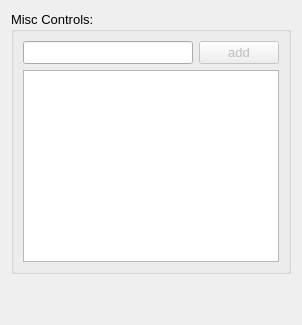
           <widget class="QWidget" name="tab_12">
            <attribute name="title">
             <string>Advance Setting</string>
            </attribute>
            <layout class="QVBoxLayout" name="verticalLayout_32">
             <item>
              <layout class="QVBoxLayout" name="verticalLayout_31">
               <item>
                <widget class="QGroupBox" name="groupBox_15">
                 <property name="font">
                  <font>
                   <pointsize>10</pointsize>
                  </font>
                 </property>
                 <property name="title">
                  <string>Misc Controls:</string>
                 </property>
                 <layout class="QVBoxLayout" name="verticalLayout_29">
                  <item>
                   <layout class="QVBoxLayout" name="verticalLayout_30">
                    <item>
                     <layout class="QGridLayout" name="gridLayout_33">
                      <item row="0" column="0">
                       <widget class="QLineEdit" name="lineEdit_18"/>
                      </item>
                      <item row="0" column="1">
                       <widget class="QPushButton" name="pushButton_10">
                        <property name="enabled">
                         <bool>false</bool>
                        </property>
                        <property name="text">
                         <string>add</string>
                        </property>
                       </widget>
                      </item>
                     </layout>
                    </item>
                    <item>
                     <widget class="QListView" name="listView_6"/>
                    </item>
                   </layout>
                  </item>
                 </layout>
                </widget>
               </item>
               <item>
                <spacer name="verticalSpacer">
                 <property name="orientation">
                  <enum>Qt::Vertical</enum>
                 </property>
                 <property name="sizeHint" stdset="0">
                  <size>
                   <width>20</width>
                   <height>40</height>
                  </size>
                 </property>
                </spacer>
               </item>
              </layout>
             </item>
            </layout>
           </widget>
